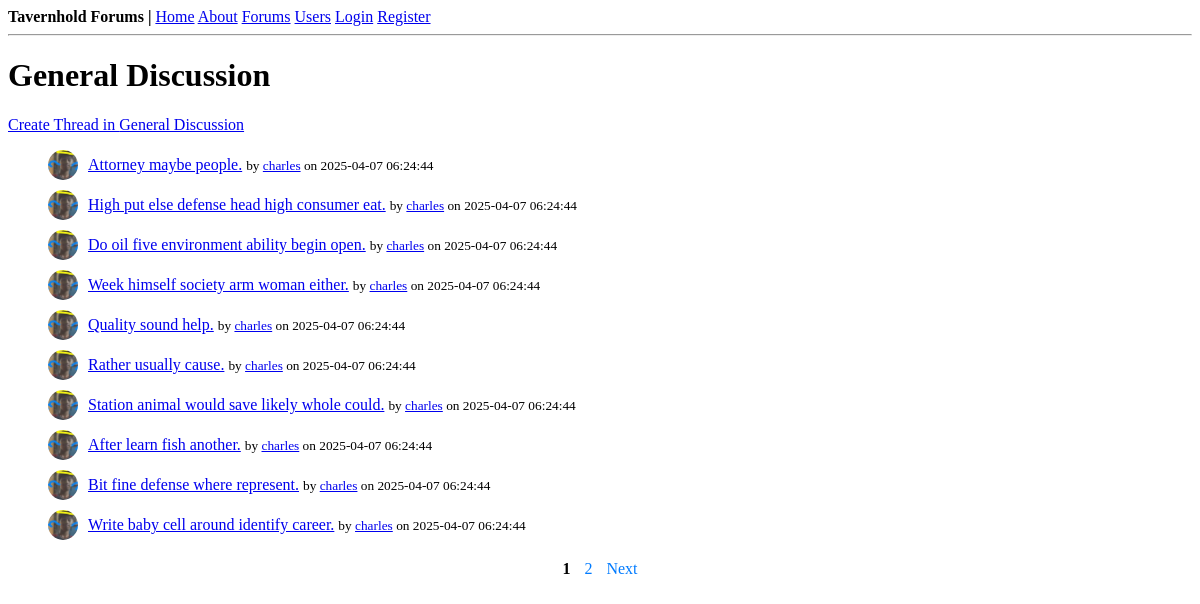
Page /forums/General Discussion on the committed database.
### thforums/models.py (models this page shows, shortened)
class Thread(db.Model):
    id = db.Column(db.Integer, primary_key=True)  # unique id for each thread
    title = db.Column(db.String(100), nullable=False)  # thread title
    date_posted = db.Column(db.DateTime, nullable=False, default=datetime.utcnow)  # timestamp of thread creation
    content = db.Column(db.Text, nullable=False)  # thread content
    user_id = db.Column(db.Integer, db.ForeignKey("user.id"), nullable=False)  # foreign key linking to the user who created the thread
    category = db.Column(db.String(50), nullable=False)  # category of the thread
    replies = db.relationship("Reply", backref="thread", lazy=True)  # relationship to replies in the thread
    edited = db.Column(db.Boolean, default=False)  # flag to indicate if the thread was edited
    last_edited = db.Column(db.DateTime)  # timestamp of the last edit

class User(db.Model, UserMixin):
    id = db.Column(db.Integer, primary_key=True)  # unique id for each user
    username = db.Column(db.String(20), unique=True, nullable=False)  # username must be unique
    email = db.Column(db.String(120), unique=True, nullable=False)  # email must be unique
    image_file = db.Column(db.String(20), nullable=False, default="default.png")  # profile picture
    password = db.Column(db.String(60), nullable=False)  # hashed password
    gender = db.Column(db.String(10), nullable=True)  # gender field
    birthdate = db.Column(db.Date, nullable=True)  # birthdate field
    bio = db.Column(db.Text, nullable=True)  # bio field
    threads = db.relationship("Thread", backref="author", lazy=True)  # relationship to threads created by the user
    replies = db.relationship("Reply", backref="author", lazy=True)  # relationship to replies made by the user

### thforums/routes.py (the view)
@app.route("/forums/<string:category>", methods=["GET"])
def category_threads(category):
    page = request.args.get("page", 1, type=int)  # get the current page number
    threads = Thread.query.filter_by(category=category).order_by(Thread.date_posted.desc()).paginate(page=page, per_page=10)
    return render_template("category.html", title=category, category=category, threads=threads)

### thforums/templates/category.html (shortened to what this page needs)
{% extends 'layout.html' %}
{% block content %}
    <h1>{{ category }}</h1>
    <div>
        <a href="{{ url_for('new_thread', category=category) }}" class="button">Create Thread in {{ category }}</a>
    </div>
    <ul>
        {% if threads.items %}
            {% for thread in threads.items %}
                <li class="thread-list-item">
                    <img src="{{ url_for('static', filename='profile_pics/' + thread.author.image_file) }}"
                         alt="Profile Picture"
                         class="thread-pic">
                    <div>
                        <a href="{{ url_for('view_thread', thread_id=thread.id) }}">{{ thread.title }}</a>
                        <small>by <a href="{{ url_for('user_profile', username=thread.author.username) }}">{{ thread.author.username }}</a> on {{ thread.date_posted.strftime('%Y-%m-%d %H:%M:%S') }}</small>
                    </div>
                </li>
            {% endfor %}
        {% else %}
            <p>No threads available in this category.</p>
        {% endif %}
    </ul>
    <div class="pagination">
        {% if threads.pages > 1 %}
            {% for page_num in range(1, threads.pages + 1) %}
                {% if page_num == 1 or page_num == threads.pages or (page_num >= threads.page - 1 and page_num <= threads.page + 1) %}
                    <a href="{{ url_for('category_threads', category=category, page=page_num) }}"
                       class="{{ 'active' if page_num == threads.page else '' }}">
                        {{ page_num }}
                    </a>
                {% elif page_num == threads.page - 2 or page_num == threads.page + 2 %}
                    <span>...</span>
                {% endif %}
            {% endfor %}
            {% if threads.has_next %}
                <a href="{{ url_for('category_threads', category=category, page=threads.next_num) }}">Next</a>
            {% endif %}
        {% endif %}
    </div>
{% endblock %}

### thforums/static/styles.css (style rules this page uses)
.thread-pic { width: 30px; height: 30px; border-radius: 50%; margin-right: 10px; }
.thread-list-item { display: flex; align-items: center; margin-bottom: 10px; }
.pagination { text-align: center; margin-top: 20px; }
.pagination a { margin: 0 5px; text-decoration: none; color: #007bff; }
.pagination .active { font-weight: bold; color: #000; }

### rows in the picture
Thread: image_file (picture), title "Attorney maybe people.", author.username "charles", date_posted "2025-04-07 06:24:44"
Thread: image_file (picture), title "High put else defense head high consumer eat.", author.username "charles", date_posted "2025-04-07 06:24:44"
Thread: image_file (picture), title "Do oil five environment ability begin open.", author.username "charles", date_posted "2025-04-07 06:24:44"
Thread: image_file (picture), title "Week himself society arm woman either.", author.username "charles", date_posted "2025-04-07 06:24:44"
Thread: image_file (picture), title "Quality sound help.", author.username "charles", date_posted "2025-04-07 06:24:44"
Thread: image_file (picture), title "Rather usually cause.", author.username "charles", date_posted "2025-04-07 06:24:44"
Thread: image_file (picture), title "Station animal would save likely whole could.", author.username "charles", date_posted "2025-04-07 06:24:44"
Thread: image_file (picture), title "After learn fish another.", author.username "charles", date_posted "2025-04-07 06:24:44"
Thread: image_file (picture), title "Bit fine defense where represent.", author.username "charles", date_posted "2025-04-07 06:24:44"
Thread: image_file (picture), title "Write baby cell around identify career.", author.username "charles", date_posted "2025-04-07 06:24:44"

### other values in the picture
{{ category }} "General Discussion"
{{ page_num }} "1" "2"
